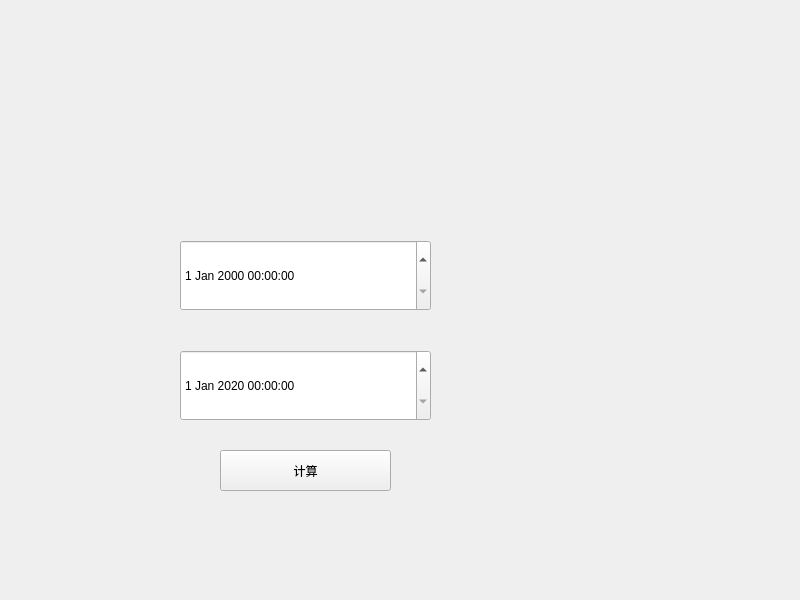
<?xml version="1.0" encoding="UTF-8"?>
<ui version="4.0">
 <class>Widget</class>
 <widget class="QWidget" name="Widget">
  <property name="geometry">
   <rect>
    <x>0</x>
    <y>0</y>
    <width>800</width>
    <height>600</height>
   </rect>
  </property>
  <property name="windowTitle">
   <string>Widget</string>
  </property>
  <widget class="QDateTimeEdit" name="dateTimeEdit">
   <property name="geometry">
    <rect>
     <x>180</x>
     <y>240</y>
     <width>251</width>
     <height>71</height>
    </rect>
   </property>
  </widget>
  <widget class="QDateTimeEdit" name="dateTimeEdit_2">
   <property name="geometry">
    <rect>
     <x>180</x>
     <y>350</y>
     <width>251</width>
     <height>71</height>
    </rect>
   </property>
   <property name="dateTime">
    <datetime>
     <hour>0</hour>
     <minute>0</minute>
     <second>0</second>
     <year>2020</year>
     <month>1</month>
     <day>1</day>
    </datetime>
   </property>
  </widget>
  <widget class="QPushButton" name="pushButton">
   <property name="geometry">
    <rect>
     <x>220</x>
     <y>450</y>
     <width>171</width>
     <height>41</height>
    </rect>
   </property>
   <property name="text">
    <string>计算</string>
   </property>
  </widget>
 </widget>
 <resources/>
 <connections/>
</ui>
